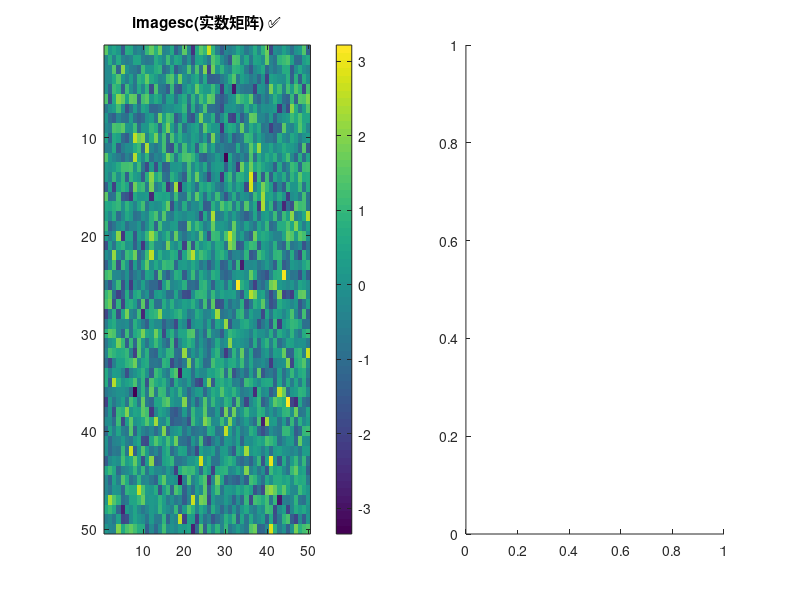
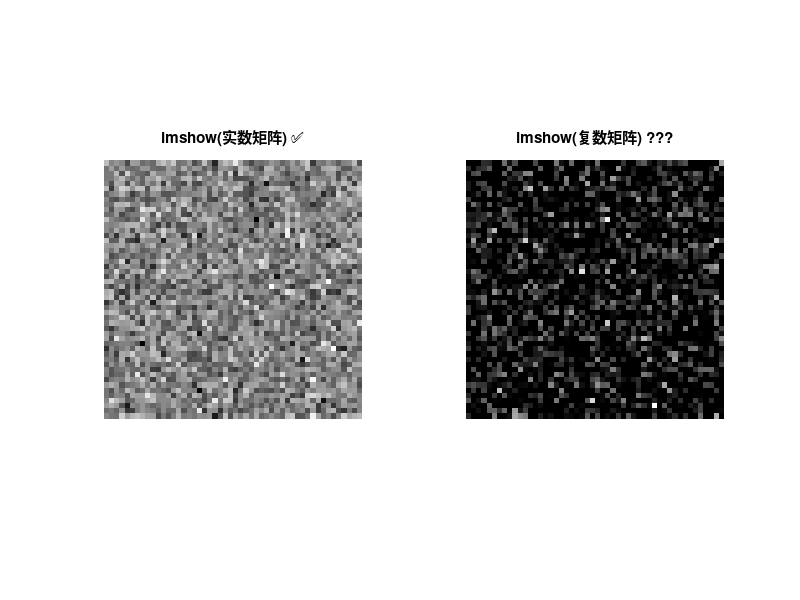
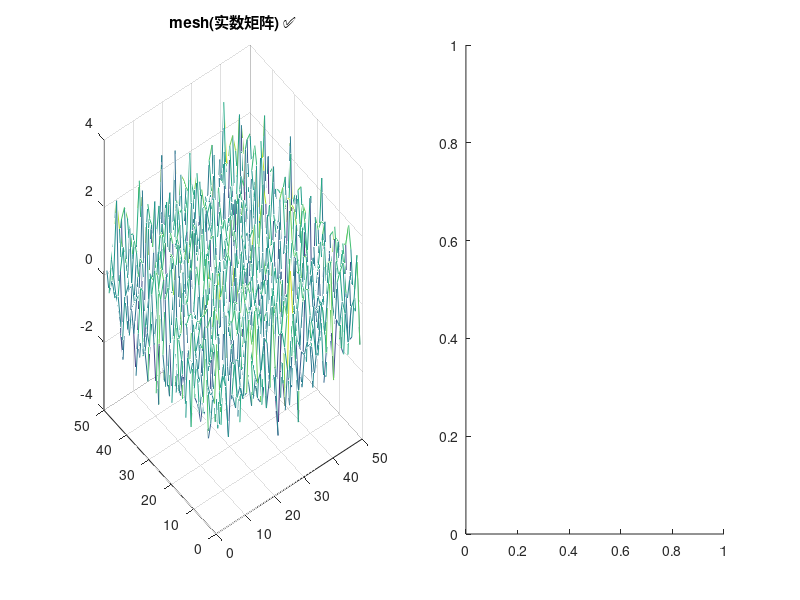
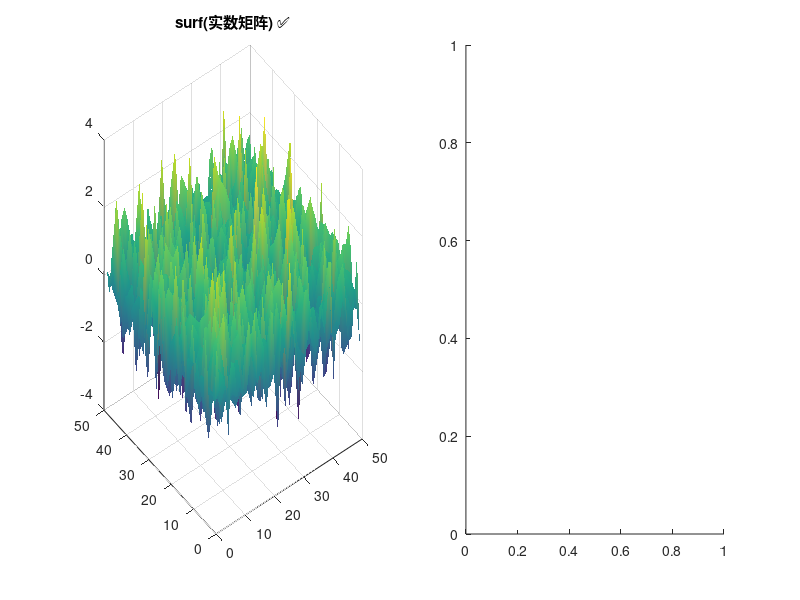

The MATLAB source for these figures, in order:
% 测试 MATLAB 图像显示函数对复数的处理
clear; clc; close all;

fprintf('=== MATLAB 图像显示函数对复数矩阵的行为测试 ===\n\n');

% 创建测试数据
real_matrix = randn(50, 50);
complex_matrix = randn(50, 50) + 1i*randn(50, 50);

fprintf('测试数据:\n');
fprintf('  real_matrix: %s, isreal=%d\n', class(real_matrix), isreal(real_matrix));
fprintf('  complex_matrix: %s, isreal=%d\n', class(complex_matrix), isreal(complex_matrix));

%% ========== 测试 1: imagesc() ==========
fprintf('\n--- 测试 1: imagesc(复数矩阵) ---\n');
try
    figure('Name', 'Test imagesc with complex');
    subplot(1,2,1);
    imagesc(real_matrix);
    title('imagesc(实数矩阵) ✅');
    colorbar;

    subplot(1,2,2);
    imagesc(complex_matrix);
    title('imagesc(复数矩阵) ???');
    colorbar;

    fprintf('结果: imagesc 接受复数矩阵，但只显示实部！\n');
    fprintf('      虚部被完全忽略，数据丢失 ❌\n');
catch ME
    fprintf('错误: %s\n', ME.message);
end

%% ========== 测试 2: imshow() ==========
fprintf('\n--- 测试 2: imshow(复数矩阵) ---\n');
try
    figure('Name', 'Test imshow with complex');
    subplot(1,2,1);
    imshow(mat2gray(real_matrix));
    title('imshow(实数矩阵) ✅');

    subplot(1,2,2);
    imshow(mat2gray(complex_matrix));  % mat2gray 会出错
    title('imshow(复数矩阵) ???');

    fprintf('结果: 成功\n');
catch ME
    fprintf('错误: %s\n', ME.message);
    fprintf('结论: mat2gray() 不支持复数矩阵 ❌\n');
end

%% ========== 测试 3: mesh() ==========
fprintf('\n--- 测试 3: mesh(复数矩阵) ---\n');
try
    figure('Name', 'Test mesh with complex');
    subplot(1,2,1);
    mesh(real_matrix);
    title('mesh(实数矩阵) ✅');

    subplot(1,2,2);
    mesh(complex_matrix);
    title('mesh(复数矩阵) ???');

    fprintf('结果: mesh 接受复数矩阵，但只显示实部！\n');
    fprintf('      虚部被完全忽略，数据丢失 ❌\n');
catch ME
    fprintf('错误: %s\n', ME.message);
end

%% ========== 测试 4: surf() ==========
fprintf('\n--- 测试 4: surf(复数矩阵) ---\n');
try
    figure('Name', 'Test surf with complex');
    subplot(1,2,1);
    surf(real_matrix);
    title('surf(实数矩阵) ✅');
    shading interp;

    subplot(1,2,2);
    surf(complex_matrix);
    title('surf(复数矩阵) ???');
    shading interp;

    fprintf('结果: surf 接受复数矩阵，但只显示实部！\n');
    fprintf('      虚部被完全忽略，数据丢失 ❌\n');
catch ME
    fprintf('错误: %s\n', ME.message);
end

%% ========== 测试 5: plot() (向量) ==========
fprintf('\n--- 测试 5: plot(复数向量) ---\n');
real_vector = randn(100, 1);
complex_vector = randn(100, 1) + 1i*randn(100, 1);

try
    figure('Name', 'Test plot with complex');
    subplot(2,1,1);
    plot(real_vector);
    title('plot(实数向量) ✅');

    subplot(2,1,2);
    plot(complex_vector);
    title('plot(复数向量) ???');

    fprintf('结果: plot 接受复数向量，但只显示实部！\n');
    fprintf('      虚部被完全忽略，数据丢失 ❌\n');
    fprintf('      正确做法: 分别 plot(real(z)) 和 plot(imag(z))\n');
catch ME
    fprintf('错误: %s\n', ME.message);
end

%% ========== 总结 ==========
fprintf('\n=== 总结 ===\n');
fprintf('1. imagesc/mesh/surf/plot 都"接受"复数输入（不报错）\n');
fprintf('2. 但它们只使用实部，虚部被丢弃 ❌\n');
fprintf('3. mat2gray/imshow 组合不支持复数（会报错）❌\n');
fprintf('4. 正确做法:\n');
fprintf('   - 矩阵: 使用 abs(复数) 显示幅值 ✅\n');
fprintf('   - 向量: 分别显示 real(), imag(), abs() ✅\n');

fprintf('\n=== 为什么只显示实部会有问题？===\n');
fprintf('示例: z = 3 + 4i\n');
fprintf('  只显示 real(z) = 3   → 丢失虚部信息 ❌\n');
fprintf('  显示 abs(z) = 5      → 完整的幅值信息 ✅\n');
fprintf('对于雷达/SAR应用，幅值 = 能量，实部没有完整的物理意义\n');
